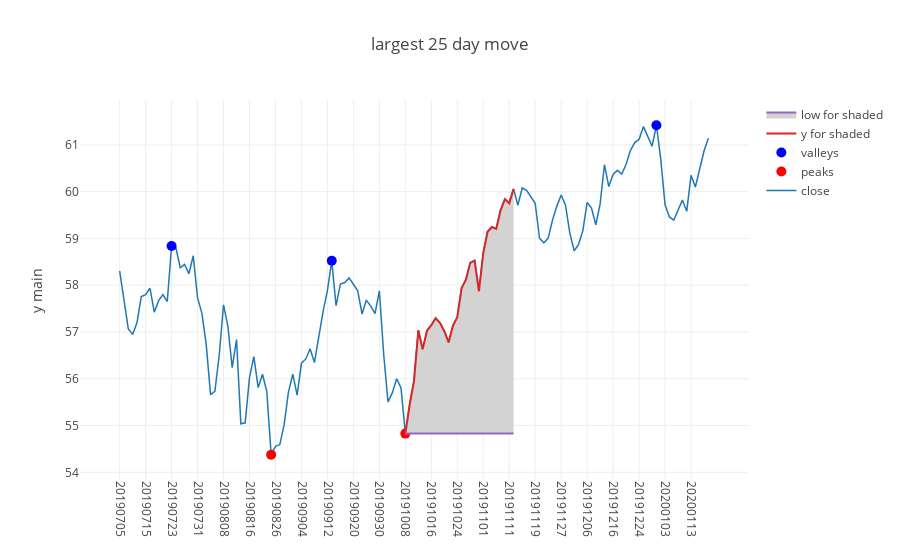

The code cell stored with this chart in its notebook:
### Markdown cell above
### ### Recreate the graph above with more detail using Plotly
To use plotly, you must assemble a set of plotly go.Figure objects.
They are as follows:
1. sc_main: this is the ```go.Figure``` object that get's returned inside of a tuple, from ```du.plotly_pandas```. 
2. sc1: this is a scatter plot of the ```peak``` column in ```df_p_v```
3. sc2: this is a scatter plot of the ```valley``` column in ```df_p_v```
4. sc3: this is a scatter of just those x and y values during the time period that had the largest n day range
5. sc4: this is a vertical line along the y value that is the min y value of the period that had the largest n day range.  You need this line in order to draw the shaded region, using ```fill=tonexty```

### Code cell
axx = du.plotly_pandas(df_p_v[['trade_date','close']],x_column='trade_date',plot_title=f'largest {number_of_rolling_days} day move')
sc_main = axx.data[0]
m1=dict(color='Red',size=10)
m2=dict(color='Blue',size=10)
sc1 = go.Scatter(x=df_p_v.trade_date, y=df_p_v['valley'],mode='markers', marker=m1,name='peaks')
sc2 = go.Scatter(x=df_p_v.trade_date, y=df_p_v['peak'],mode='markers', marker=m2,name='valleys')
min_y = df_p_v.iloc[Ix].close.min()
sc3 = go.Scatter(
    x=df_p_v.iloc[Ix].trade_date,
    y=df_p_v.iloc[Ix].close,
    mode='lines',
    name='y for shaded'
)
sc4 = go.Scatter(
    x=df_p_v.iloc[Ix].trade_date,
    y=[min_y for _ in Iy],
    fill='tonexty',
    fillcolor ='#d3d3d3',
    mode='lines',
    name='low for shaded'
)
data = [sc_main,sc1,sc2,sc3,sc4]
axx2 = go.Figure(data=data,layout=axx.layout)
# iplot(axx)
iplot(axx2)

### Figure 1 — Plotly figure (JSON) as saved in the notebook; plotly's stock layout.template omitted (floating-point values rounded to 4 significant figures; data arrays with more than 128 entries replaced by an {"elided": "..."} marker saying what was removed)
{"data": [{"line": {"color": "rgba (31, 119, 180, 1)", "dash": "solid", "width": 1.5}, "mode": "lines", "name": "close", "type": "scatter", "uid": "4530847e-3bd3-11ea-bd45-8c859025e7f9", "x": {"elided": "137 int values"}, "xaxis": "x", "y": {"elided": "137 float values"}, "yaxis": "y"}, {"marker": {"color": "Red", "size": 10}, "mode": "markers", "name": "peaks", "type": "scatter", "uid": "453085dc-3bd3-11ea-92b7-8c859025e7f9", "x": {"elided": "137 int values"}, "y": {"elided": "137 float values"}}, {"marker": {"color": "Blue", "size": 10}, "mode": "markers", "name": "valleys", "type": "scatter", "uid": "4530869a-3bd3-11ea-870c-8c859025e7f9", "x": {"elided": "137 int values"}, "y": {"elided": "137 float values"}}, {"mode": "lines", "name": "y for shaded", "type": "scatter", "uid": "45308730-3bd3-11ea-9517-8c859025e7f9", "x": [20191008, 20191009, 20191010, 20191011, 20191014, 20191015, 20191016, 20191017, 20191018, 20191021, 20191022, 20191023, 20191024, 20191025, 20191028, 20191029, 20191030, 20191031, 20191101, 20191104, 20191105, 20191106, 20191107, 20191108, 20191111, 20191112], "y": [54.83, 55.44, 55.95, 57.04, 56.63, 57.03, 57.14, 57.29, 57.19, 57.02, 56.78, 57.14, 57.31, 57.94, 58.12, 58.48, 58.53, 57.87, 58.69, 59.14, 59.24, 59.2, 59.6, 59.84, 59.75, 60.06]}, {"fill": "tonexty", "fillcolor": "#d3d3d3", "mode": "lines", "name": "low for shaded", "type": "scatter", "uid": "453087c6-3bd3-11ea-86bb-8c859025e7f9", "x": [20191008, 20191009, 20191010, 20191011, 20191014, 20191015, 20191016, 20191017, 20191018, 20191021, 20191022, 20191023, 20191024, 20191025, 20191028, 20191029, 20191030, 20191031, 20191101, 20191104, 20191105, 20191106, 20191107, 20191108, 20191111, 20191112], "y": [54.83, 54.83, 54.83, 54.83, 54.83, 54.83, 54.83, 54.83, 54.83, 54.83, 54.83, 54.83, 54.83, 54.83, 54.83, 54.83, 54.83, 54.83, 54.83, 54.83, 54.83, 54.83, 54.83, 54.83, 54.83, 54.83]}], "layout": {"title": "largest 25 day move", "xaxis": {"tickangle": 90, "ticktext": [20190705, 20190715, 20190723, 20190731, 20190808, 20190816, 20190826, 20190904, 20190912, 20190920, 20190930, 20191008, 20191016, 20191024, 20191101, 20191111, 20191119, 20191127, 20191206, 20191216, 20191224, 20200103, 20200113], "tickvals": [20190705, 20190715, 20190723, 20190731, 20190808, 20190816, 20190826, 20190904, 20190912, 20190920, 20190930, 20191008, 20191016, 20191024, 20191101, 20191111, 20191119, 20191127, 20191206, 20191216, 20191224, 20200103, 20200113], "type": "category"}, "yaxis": {"title": "y main"}}}
